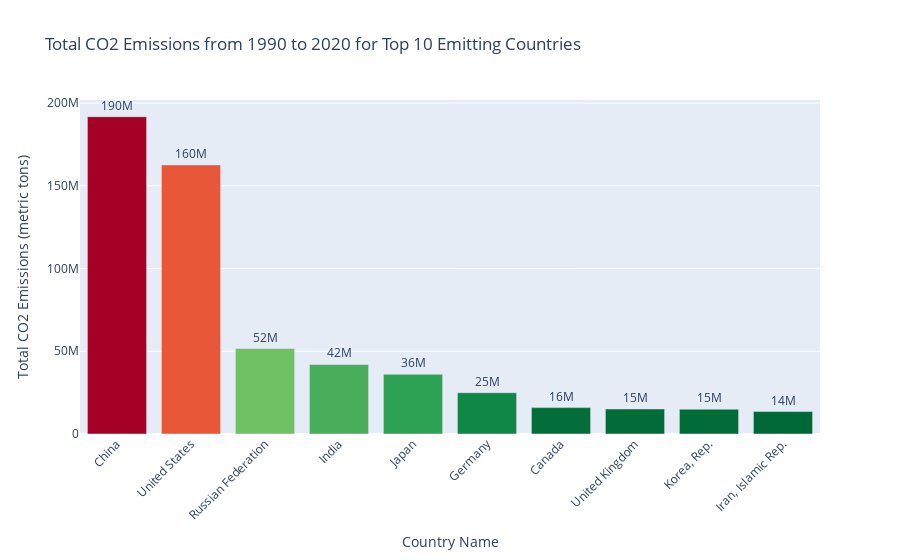

The code cell stored with this chart in its notebook:
### Markdown cell above
### Bar Chart

### Code cell
# Create the bar chart visualization for the sum of CO2 emissions from 1990 to 2020
fig = px.bar(top_emitters,
             x='Country Name',
             y='CO2 Emissions',
             color="CO2 Emissions",
             color_continuous_scale=px.colors.diverging.RdYlGn_r,
             title='Total CO2 Emissions from 1990 to 2020 for Top 10 Emitting Countries',
             labels={'CO2 Emissions':'Total CO2 Emissions (metric tons)'},
             text='CO2 Emissions',
             hover_data={"CO2 Emissions": ':.2s'})

# Customize the layout for better readability
fig.update_layout(xaxis_tickangle=-45, 
                  yaxis=dict(title='Total CO2 Emissions (metric tons)'),
                  coloraxis_showscale=False)
fig.update_traces(texttemplate='%{text:.2s}', textposition='outside')

# Show bar chart
fig.show()

### Figure 1 — Plotly figure (JSON) as saved in the notebook; plotly's stock layout.template omitted (floating-point values rounded to 4 significant figures)
{"data": [{"alignmentgroup": "True", "hovertemplate": "Country Name=%{x}<br>Total CO2 Emissions (metric tons)=%{marker.color:.2s}<extra></extra>", "legendgroup": "", "marker": {"color": [191800000.0, 162600000.0, 51650000.0, 42045842, 36090000.0, 24970000.0, 15940000.0, 15130000.0, 14950000.0, 13550000.0], "coloraxis": "coloraxis", "pattern": {"shape": ""}}, "name": "", "offsetgroup": "", "orientation": "v", "showlegend": false, "text": [191800000.0, 162600000.0, 51650000.0, 42045842, 36090000.0, 24970000.0, 15940000.0, 15130000.0, 14950000.0, 13550000.0], "textposition": "outside", "texttemplate": "%{text:.2s}", "type": "bar", "x": ["China", "United States", "Russian Federation", "India", "Japan", "Germany", "Canada", "United Kingdom", "Korea, Rep.", "Iran, Islamic Rep."], "xaxis": "x", "y": [191800000.0, 162600000.0, 51650000.0, 42045842, 36090000.0, 24970000.0, 15940000.0, 15130000.0, 14950000.0, 13550000.0], "yaxis": "y"}], "layout": {"barmode": "relative", "coloraxis": {"colorbar": {"title": {"text": "Total CO2 Emissions (metric tons)"}}, "colorscale": [[0, "rgb(0,104,55)"], [0.1, "rgb(26,152,80)"], [0.2, "rgb(102,189,99)"], [0.3, "rgb(166,217,106)"], [0.4, "rgb(217,239,139)"], [0.5, "rgb(255,255,191)"], [0.6, "rgb(254,224,139)"], [0.7, "rgb(253,174,97)"], [0.8, "rgb(244,109,67)"], [0.9, "rgb(215,48,39)"], [1, "rgb(165,0,38)"]], "showscale": false}, "legend": {"tracegroupgap": 0}, "title": {"text": "Total CO2 Emissions from 1990 to 2020 for Top 10 Emitting Countries"}, "xaxis": {"anchor": "y", "domain": [0, 1], "tickangle": -45, "title": {"text": "Country Name"}}, "yaxis": {"anchor": "x", "domain": [0, 1], "title": {"text": "Total CO2 Emissions (metric tons)"}}}}
